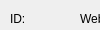
          <widget class="QWidget" name="page_tcp_general_settings">
           <property name="geometry">
            <rect>
             <x>0</x>
             <y>0</y>
             <width>100</width>
             <height>30</height>
            </rect>
           </property>
           <attribute name="label">
            <string>General Settings</string>
           </attribute>
           <widget class="QLabel" name="lbl_tcp_robot_name">
            <property name="geometry">
             <rect>
              <x>80</x>
              <y>10</y>
              <width>261</width>
              <height>18</height>
             </rect>
            </property>
            <property name="font">
             <font>
              <family>Arial</family>
             </font>
            </property>
            <property name="text">
             <string>Webserver Robot Name:</string>
            </property>
           </widget>
           <widget class="QLabel" name="lbl_tcp_id">
            <property name="geometry">
             <rect>
              <x>10</x>
              <y>10</y>
              <width>111</width>
              <height>18</height>
             </rect>
            </property>
            <property name="font">
             <font>
              <family>Arial</family>
             </font>
            </property>
            <property name="text">
             <string>ID:</string>
            </property>
           </widget>
           <widget class="QLineEdit" name="txt_tcp_robot_name">
            <property name="geometry">
             <rect>
              <x>80</x>
              <y>30</y>
              <width>261</width>
              <height>22</height>
             </rect>
            </property>
            <property name="font">
             <font>
              <family>Arial</family>
             </font>
            </property>
            <property name="styleSheet">
             <string notr="true"/>
            </property>
            <property name="alignment">
             <set>Qt::AlignLeading|Qt::AlignLeft|Qt::AlignVCenter</set>
            </property>
           </widget>
           <widget class="QCheckBox" name="chk_tcp_enable">
            <property name="geometry">
             <rect>
              <x>360</x>
              <y>30</y>
              <width>161</width>
              <height>22</height>
             </rect>
            </property>
            <property name="font">
             <font>
              <family>Arial</family>
              <pointsize>-1</pointsize>
              <weight>75</weight>
              <bold>true</bold>
             </font>
            </property>
            <property name="styleSheet">
             <string notr="true"/>
            </property>
            <property name="text">
             <string>Enable Webserver</string>
            </property>
           </widget>
           <widget class="QSpinBox" name="nbr_tcp_id">
            <property name="enabled">
             <bool>true</bool>
            </property>
            <property name="geometry">
             <rect>
              <x>10</x>
              <y>30</y>
              <width>51</width>
              <height>22</height>
             </rect>
            </property>
            <property name="font">
             <font>
              <family>Arial</family>
             </font>
            </property>
            <property name="styleSheet">
             <string notr="true"/>
            </property>
            <property name="maximum">
             <number>69000</number>
            </property>
            <property name="value">
             <number>0</number>
            </property>
           </widget>
          </widget>
